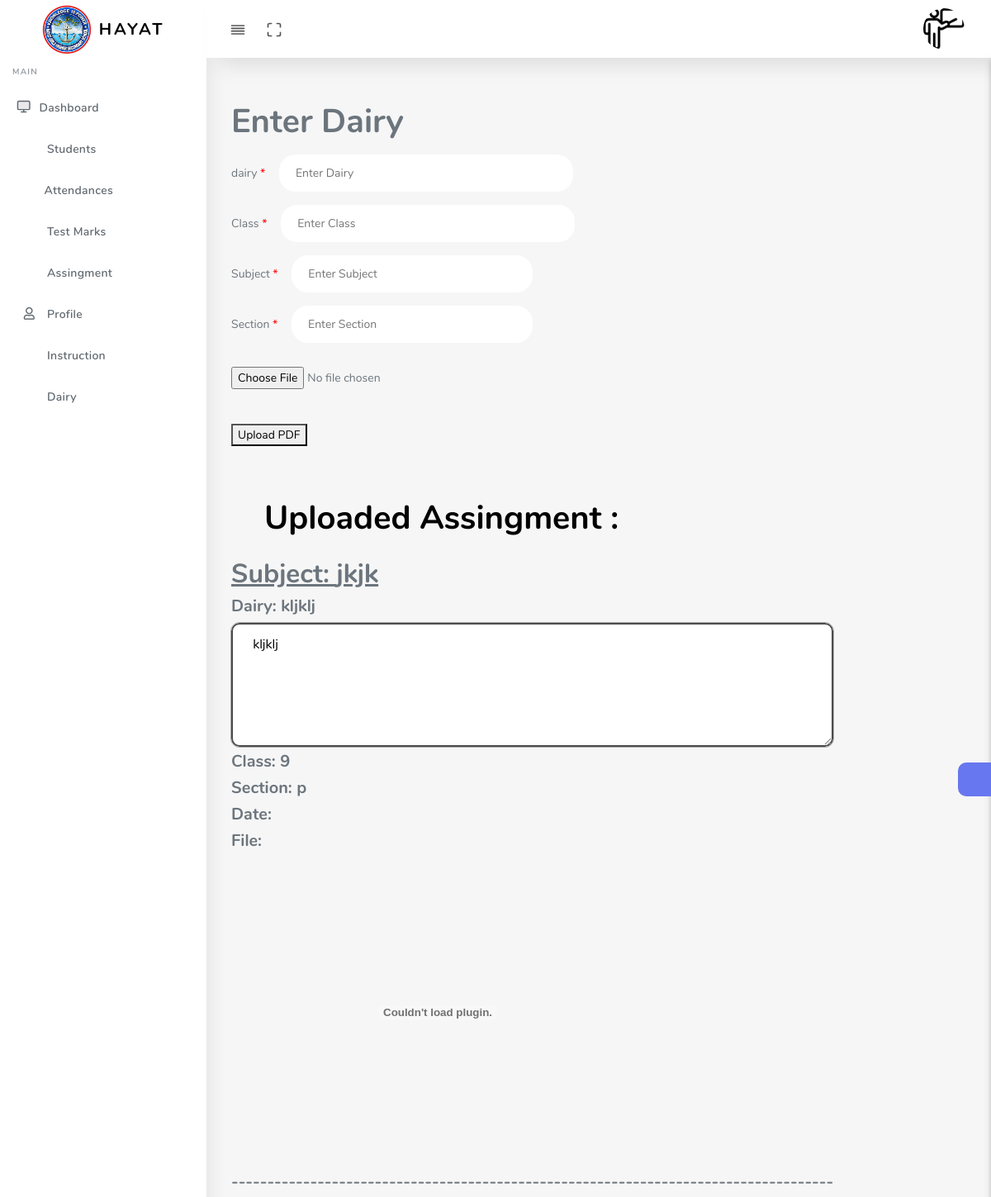
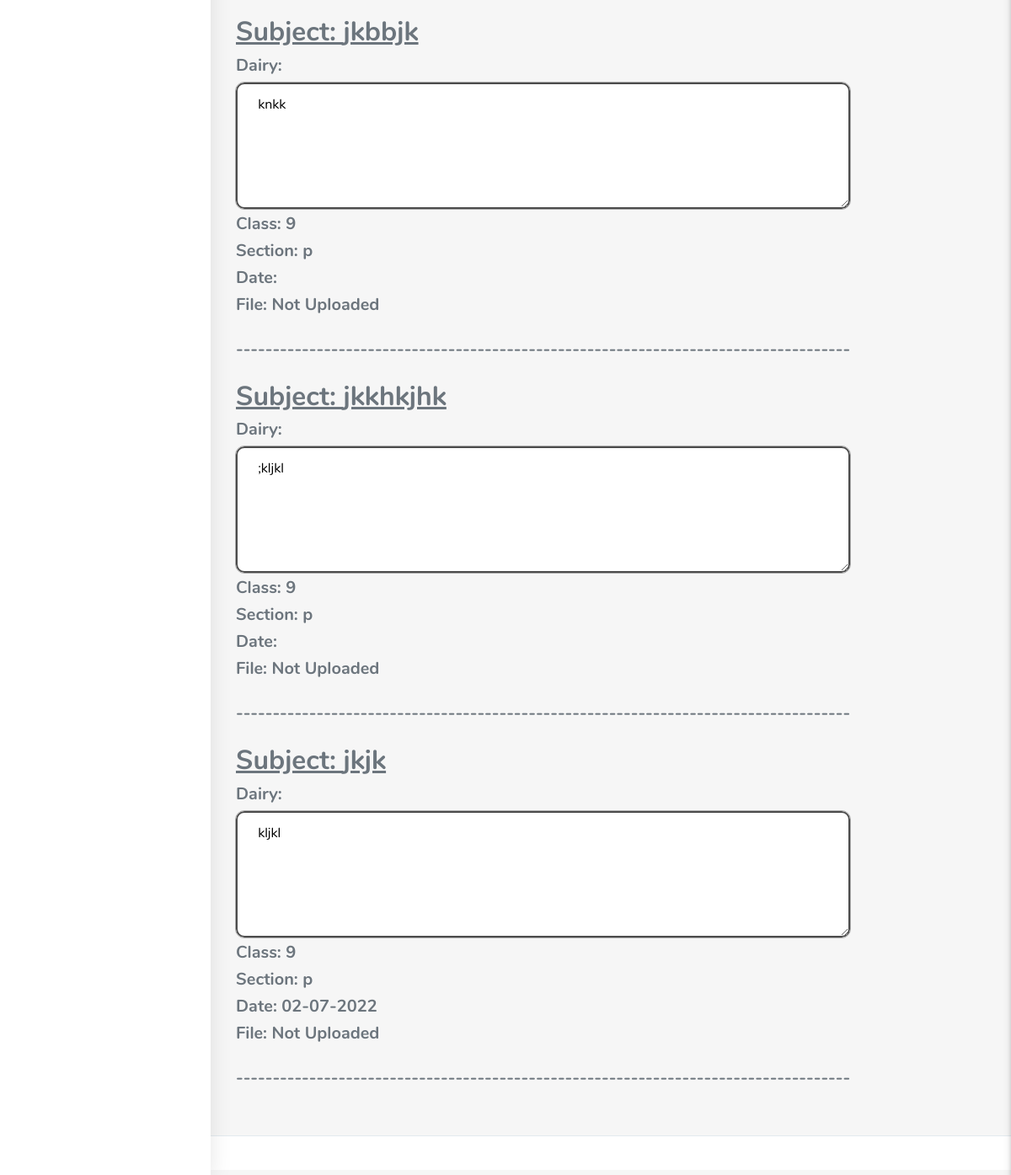
The page /teacher/dairy.php (signed in) on the database its author committed (2 pictures, top to bottom).
### tables this page shows
CREATE TABLE `dairy` (
  `dairy_id` int(11) NOT NULL,
  `dairy` text NOT NULL,
  `class` varchar(12) NOT NULL,
  `section` varchar(12) NOT NULL,
  `sub` text NOT NULL,
  `file` varchar(255) NOT NULL DEFAULT 'none',
  `t_id` text NOT NULL,
  `t_name` text NOT NULL,
  `date` varchar(50) NOT NULL
);

### teacher/dairy.php (the view, shortened to what this page needs)
<?php
include '../connection/config.php';
if(!isset($_SESSION["in"]) || $_SESSION["in"] !== true && $_SESSION["t"] = true){
  header("Location:/h_st/index.php");
  exit;
}else{
  $name = $_SESSION["name"];
  $tid = $_SESSION["t_id"];
}
$sql_t = "SELECT * FROM `teachers` where t_id = '$tid'";
$result_t = mysqli_query($conn,$sql_t);
      while($row = mysqli_fetch_assoc($result_t)){
        $name = $row['name'];
        $class = $row['class'];
        $sec = $row['section'];
      }
$sql_img = "select user_image from `teachers` where t_id ='$tid' and user_image = '0'";
$conn_img = mysqli_query($conn,$sql_img);
$p_img= mysqli_num_rows($conn_img);
?>
<!DOCTYPE html>
<html lang="en">
<head>
  <link rel="stylesheet" href="assets/css/app.min.css">
  <link rel="stylesheet" href="assets/css/style.css">
  <link rel="stylesheet" href="assets/css/components.css">
  <link rel="stylesheet" href="assets/css/custom.css">
</head>
<body>
  <div id="app">
    <div class="main-wrapper main-wrapper-1">
      <div class="navbar-bg"></div>
      <nav class="navbar navbar-expand-lg main-navbar sticky">
        <div class="form-inline mr-auto">
          <ul class="navbar-nav mr-3">
            <li><a href="#" data-toggle="sidebar" class="nav-link nav-link-lg
									collapse-btn"> <i data-feather="align-justify"></i></a></li>
            <li><a href="#" class="nav-link nav-link-lg fullscreen-btn">
                <i data-feather="maximize"></i>
              </a></li>
          </ul>
        </div>
        <ul class="navbar-nav navbar-right">
          <li class="dropdown"><a href="#" data-toggle="dropdown"
              class="nav-link dropdown-toggle nav-link-lg nav-link-user">
    <?php
    if($p_img == 1){
      echo  "<img id='profileImage' src='assets/img/teacher.png' class='mobile_profile_image' alt='Please Uploaded Photo'>";
}else{
   echo  "<img id='profileImage' src='$uimg' class='mobile_profile_image' alt='Uploaded Photo'>";
}
      ?>
      <span class="d-sm-none d-lg-inline-block"></span></a>
          </li>
        </ul>
      </nav>
      <div class="main-sidebar sidebar-style-2">
        <aside id="sidebar-wrapper">
          <div class="sidebar-brand">
            <a href="index.html"> <img alt="image" src="../assets/images/logo.jpg" id="logo_header" class="header-logo" /> <span
                class="logo-name">HAYAT</span>
            </a>
          </div>
          <ul class="sidebar-menu">
            <li class="menu-header">Main</li>
            <li class="dropdown">
              <a href="dashboard.php" class="nav-link"><i data-feather="monitor"></i><span>Dashboard</span></a>
            </li>
            <li class="dropdown">
              <a href="select_s.php" class="nav-link"><i class="fas fa-user-graduate"></i><span>Students</span></a>
            </li>
            <li class="dropdown">
              <a href="pre_att.php" class="nav-link"><i class="fa fa-tasks" aria-hidden="true"></i><span>Attendances</span></a>
            </li>
            <li class="dropdown">
              <a href="marks.php" class="nav-link"><i class="fas fa-book-open"></i><span>Test Marks</span></a>
            </li>
            <li class="dropdown">
              <a href="assingment.php" class="nav-link"><i class="fas fa-shapes"></i><span>Assingment</span></a>
            </li>
            <li class="dropdown">
              <a href="profile.php" class="nav-link"><i class="far fa-user"></i><span>Profile</span></a>
            </li>
            <li class="dropdown">
              <a href="instruction.php" class="nav-link"><i class="fas fa-book-open"></i><span>Instruction</span></a>
            </li>
            <li class="dropdown">
              <a href="dairy.php" class="nav-link"><i class="fas fa-book-open"></i><span>Dairy</span></a>
            </li>
          </ul>
        </aside>
      </div>
      <div class="main-content">
        <section class="section">
          <div class="section-body">
<form action='../dairy/dairyUpload.php?id=<?php echo $tid;?>' method='POST' enctype='multipart/form-data'>
<h1>Enter Dairy</h1>
<label>
    dairy
    <span id="req">*</span>
    </label>
    <input class="data_st" type="text" name="dairy" placeholder="Enter Dairy"> <br>
    Class
    <span id="req">*</span>
    <input class="data_st" type="text" name="class" placeholder="Enter Class"> <br>
    <label>
    <label>
    Subject
    <span id="req">*</span>
    </label>
    <input class="data_st" type="text" name="sub" placeholder="Enter Subject"> <br>
    <label>
    Section
    <span id="req">*</span>
    </label>
    <input class="data_st" type="text" name="sec" placeholder="Enter Section"> <br>
    <input class="data_st" type="hidden" name="tname" value="<?php echo $name; ?>"> <br>
      <input type='file' name='pdf' value='Upload Assingment' class='fileToUpload-btn'><br><br><br>
      <button class='fileToUpload' name='teacher'>Upload PDF</button><br><br>
</form>
<br>
<br>
<ul><h1 style="color: black;">Uploaded Assingment :</h1></ul>
<?php
$sql_sub = "SELECT `file`,`sub`,`dairy`,`class`,`section`,`date` FROM `dairy` WHERE class = '$class' and section = '$sec' and t_id = '$tid';";
$result_sub = mysqli_query($conn,$sql_sub);
while($row = mysqli_fetch_assoc($result_sub)){
  $file = $row['file'];
  $sub = $row['sub'];
  $dairy = $row['dairy'];
  $sec = $row['section'];
  $date = $row['date'];
  $class = $row['class'];
  if($file !== 'none'){
    echo" <div class ='pdf'>
    <u><h2>Subject:  $sub</h2></u>
        <h5>Dairy: $dairy</h5><textarea id='txtbox' cols='50' rows='10'> $dairy </textarea>
        <h5>Class: $class</h5>
        <h5>Section: $sec</h5>
        <h5>Date: $date</h5>
        <h5>File:</h5>
        <embed src='$file' width='500' height='375' type='application/pdf' alt='No file Uploaded'><br>
        <h5>------------------------------------------------------------------------------------</h5>";
  }else{
    echo" <div class ='pdf'>
    <u><h2>Subject:  $sub</h2></u>
          <h5>Dairy: </h5><textarea id='txtbox' cols='50' rows='10'> $dairy </textarea>
          <h5>Class: $class</h5>
          <h5>Section: $sec</h5>
          <h5>Date: $date</h5>
          <h5>File: Not Uploaded</h5><br>
        <h5>------------------------------------------------------------------------------------</h5>";
  }
    }
    ?>
          </div>
        </section>
        <div class="settingSidebar">
          <a href="javascript:void(0)" class="settingPanelToggle"> <i class="fa fa-spin fa-cog"></i>
          </a>
        </div>
      </div>
      <footer class="main-footer">
      </footer>
    </div>
  </div>
</body>
</html>

### teacher/dairy.php (style rules this page uses)
#txtbox { outline: 1px solid darkgray; border-radius: 10px; text-decoration: none; }
#logo_header { width: 60px; height: 60px; }
#profileImage { width: 50px; height: 50px; border-radius: 30px; }
#req { color: red; }
.data_st { width: 40%; padding: 12px 20px; margin: 8px 0; margin-left: 13px; border-width:0px; border:none; outline-style: 1px solid #eee; border-radius: 20px; }
.pdf { margin-top: 25px; }
textarea { width: 100%; height: 150px; padding: 12px 20px; box-sizing: border-box; border: 2px solid rgba(0,0,0,0.7); border-radius: 4px; font-size: 16px; }

### rows shown on the page
dairy: sub "jkjk", dairy "kljklj", class "9", section "p"
dairy: sub "jkbbjk", dairy "knkk", class "9", section "p"
dairy: sub "jkkhkjhk", dairy ";kljkl", class "9", section "p"
dairy: sub "jkjk", dairy "kljkl", class "9", section "p", date "02-07-2022"
